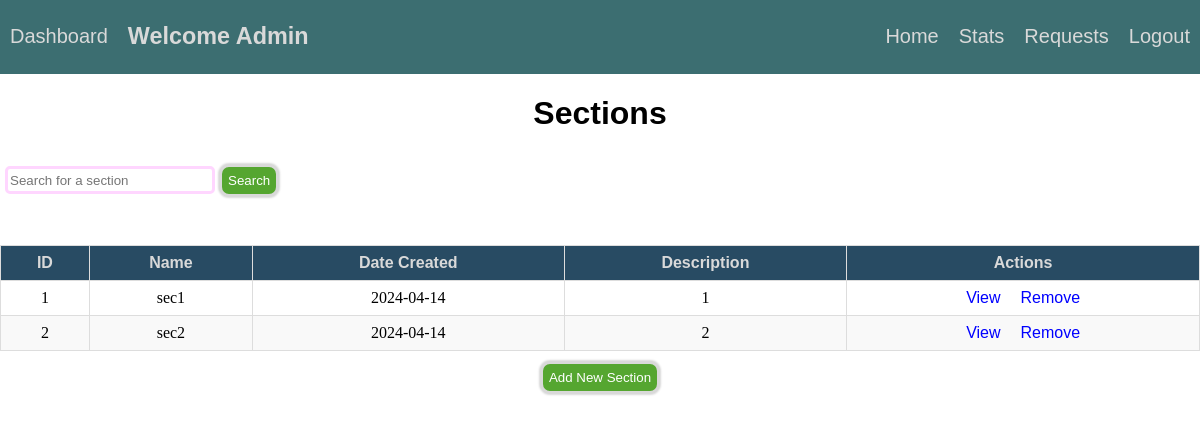
The page /librarian_dashboard on the database as committed earlier.
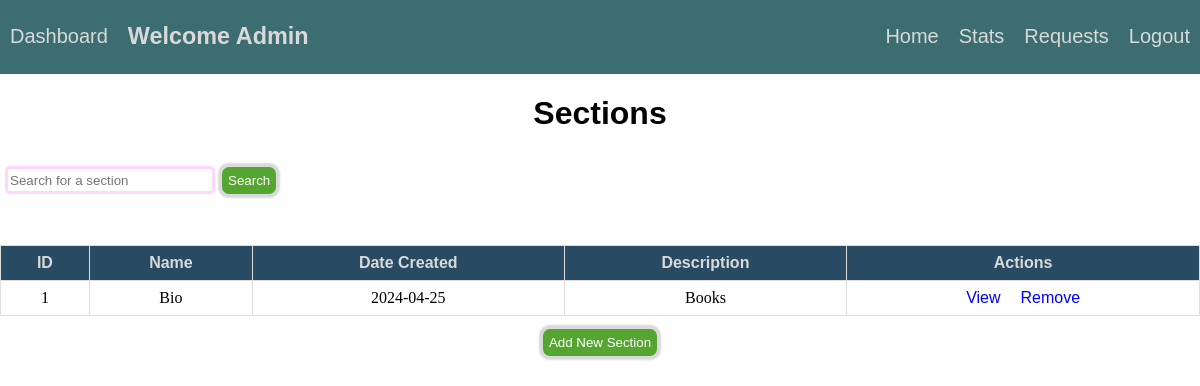
The same page on the database as committed later.
### tables this page shows
CREATE TABLE section (id INTEGER PRIMARY KEY AUTOINCREMENT, name TEXT, datecreate DATE, description LONGTEXT);

### app.py (the view)
@app.route('/librarian_dashboard')
def librarian_dashboard():
    conn = get_db_connection()
    sections = conn.execute('SELECT * FROM section').fetchall()
    conn.close()
    return render_template('librarian_dashboard.html', sections=sections)

### app.py (called while the page is built)
def get_db_connection():
    conn = sqlite3.connect('database.db')
    conn.row_factory = sqlite3.Row
    return conn

### templates/librarian_dashboard.html (shortened to what this page needs)
<!DOCTYPE html>
<html lang="en">
<head>
    <link rel="stylesheet" href="{{ url_for('static', filename='style.css') }}">
</head>
<body style="margin: 0;">
    <div class="">
        <div class="topbar">
            <div class="leftitems">
                <a href="{{url_for('librarian_dashboard')}}">Dashboard </a>
                <h3>Welcome Admin</h3>
            </div>
            <div class="rightitems">
                <a href="{{url_for('librarian_dashboard')}}">Home </a>
                <a href="{{ url_for('adminstats') }}">Stats   </a>
                <a href="{{ url_for('requests') }}">Requests  </a>
                <a href="{{ url_for('logout') }}">Logout</a>
            </div>
        </div>
        <div class="section-container">
                <h1 style="text-align: center; font-family: arial;">Sections</h1>
                <div class="section-search">
                    <form action = "/sectionsearch" method="POST">
                        <input type="text" name="search" placeholder="Search for a section" class="txtbox" style="margin-left: 5px;">
                        <input type="submit" value="Search" class="searchbtn">
                    </form>
                </div>
                 <br>
                 <div class="section-content">
                    <table>
                        <thead>
                            <tr>
                                <th>ID</th>
                                <th>Name</th>
                                <th>Date Created</th>
                                <th>Description</th>
                                <th class="section-btns-data">Actions</th>
                            </tr>
                        </thead>
                        <tbody>
                            {% for section in sections %}
                                <tr>
                                    <td>{{ section.id }}</td>
                                    <td>{{ section.name }}</td>
                                    <td>{{ section.datecreate }}</td>
                                    <td>{{ section.description }}</td>
                                    <td class="section-btns-data">
                                        <div class="section-btns">
                                            <a href="{{ url_for('section_books', section_id=section.id) }}">View</a>
                                            <a href="{{ url_for('remove_section', section_id=section.id) }}">Remove</a>
                                        </div>
                                    </td>
                                </tr>
                            {% endfor %}
                        </tbody>
                    </table>
                </div>
                <div class="add-section-btn"><button onclick="showAddSectionForm()">Add New Section</button></div>
        </div>
    </div>
</body>
</html>

Rows that differ between the two databases and show on the page:
removed section: id "2", name "sec2", datecreate "2024-04-14", description "2"
changed section id 1: name "sec1" → "Bio"; datecreate "2024-04-14" → "2024-04-25"; description "1" → "Books"
